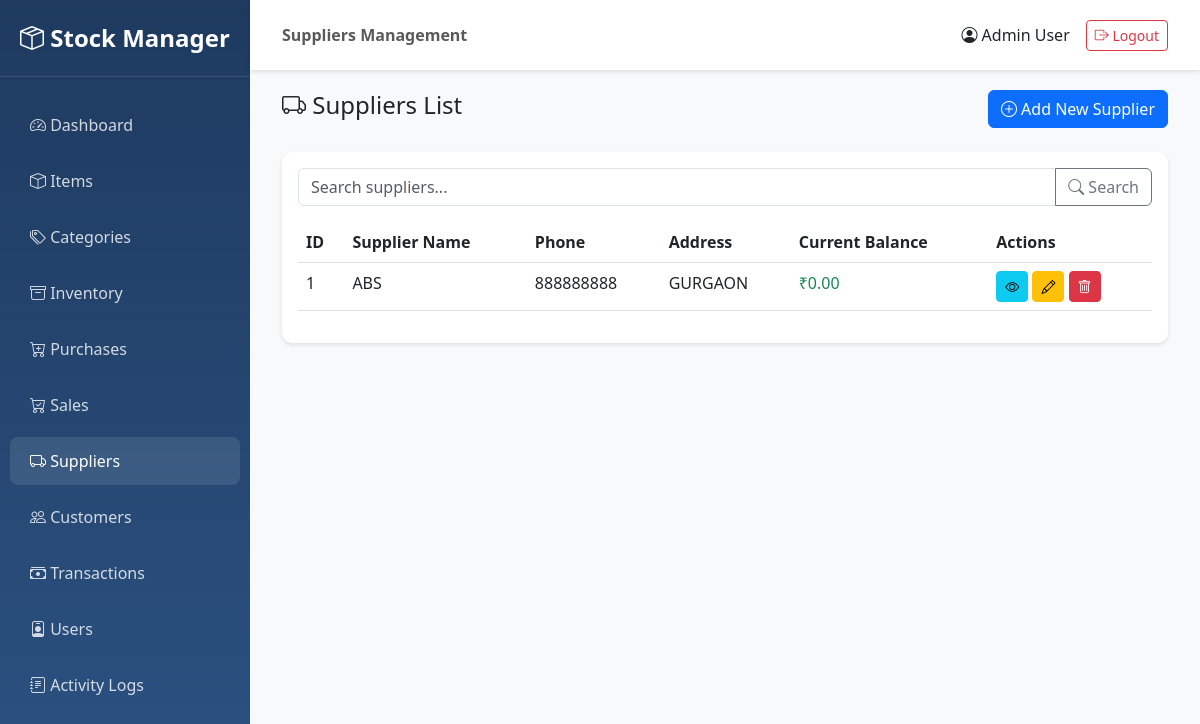
Screenshot of /suppliers/ (signed in) with the database file from the repository.
### app/models/user.py (models this page shows, shortened)
class User(UserMixin, db.Model):
    __tablename__ = 'users'
    user_id = db.Column(db.Integer, primary_key=True)
    name = db.Column(db.String(100), nullable=False)
    username = db.Column(db.String(50), unique=True, nullable=False, index=True)
    password = db.Column(db.String(255), nullable=False)
    role = db.Column(db.String(20), nullable=False, default='user')  # admin, manager, user
    status = db.Column(db.String(20), nullable=False, default='active')  # active, inactive
    created_by = db.Column(db.Integer, db.ForeignKey('users.user_id'), nullable=True)
    updated_by = db.Column(db.Integer, db.ForeignKey('users.user_id'), nullable=True)
    created_at = db.Column(db.DateTime, nullable=False, default=datetime.utcnow)
    updated_at = db.Column(db.DateTime, nullable=False, default=datetime.utcnow, onupdate=datetime.utcnow)
    logs = db.relationship('Log', backref='user', lazy='dynamic')
    def is_admin(self):
        return self.role == 'admin'

### app/models/supplier.py (models this page shows, shortened)
class Supplier(db.Model):
    __tablename__ = 'suppliers'
    supplier_id = db.Column(db.Integer, primary_key=True)
    supplier_name = db.Column(db.String(200), nullable=False, index=True)
    phone = db.Column(db.String(20), nullable=True)
    address = db.Column(db.Text, nullable=True)
    current_balance = db.Column(db.Float, nullable=False, default=0.0)
    created_by = db.Column(db.Integer, db.ForeignKey('users.user_id'), nullable=True)
    updated_by = db.Column(db.Integer, db.ForeignKey('users.user_id'), nullable=True)
    created_at = db.Column(db.DateTime, nullable=False, default=datetime.utcnow)
    updated_at = db.Column(db.DateTime, nullable=False, default=datetime.utcnow, onupdate=datetime.utcnow)
    purchases = db.relationship('Purchase', backref='supplier', lazy='dynamic')

### app/routes/suppliers.py (the view)
@suppliers_bp.route('/')
@login_required
def list_suppliers():
    page = request.args.get('page', 1, type=int)
    search = request.args.get('search', '')
    query = Supplier.query
    if search:
        query = query.filter(Supplier.supplier_name.ilike(f'%{search}%'))
    suppliers = query.paginate(page=page, per_page=20, error_out=False)
    return render_template('suppliers/list.html', suppliers=suppliers, search=search)

### app/templates/suppliers/list.html (shortened to what this page needs)
{% extends "base.html" %}
{% block page_title %}Suppliers Management{% endblock %}
{% block content %}
<div class="container-fluid">
    <div class="d-flex justify-content-between align-items-center mb-4">
        <h4><i class="bi bi-truck"></i> Suppliers List</h4>
        <a href="{{ url_for('suppliers.create_supplier') }}" class="btn btn-primary">
            <i class="bi bi-plus-circle"></i> Add New Supplier
        </a>
    </div>
    <div class="card">
        <div class="card-body">
            <form method="GET" class="mb-3">
                <div class="input-group">
                    <input type="text" name="search" class="form-control" placeholder="Search suppliers..." value="{{ search }}">
                    <button class="btn btn-outline-secondary" type="submit">
                        <i class="bi bi-search"></i> Search
                    </button>
                </div>
            </form>
            <div class="table-responsive">
                <table class="table table-hover">
                    <thead>
                        <tr>
                            <th>ID</th>
                            <th>Supplier Name</th>
                            <th>Phone</th>
                            <th>Address</th>
                            <th>Current Balance</th>
                            <th>Actions</th>
                        </tr>
                    </thead>
                    <tbody>
                        {% for supplier in suppliers.items %}
                        <tr>
                            <td>{{ supplier.supplier_id }}</td>
                            <td>{{ supplier.supplier_name }}</td>
                            <td>{{ supplier.phone or '-' }}</td>
                            <td>{{ supplier.address or '-' }}</td>
                            <td>
                                {% if supplier.current_balance > 0 %}
                                    <span class="text-danger">₹{{ "%.2f"|format(supplier.current_balance) }}</span>
                                {% else %}
                                    <span class="text-success">₹0.00</span>
                                {% endif %}
                            </td>
                            <td>
                                <a href="{{ url_for('suppliers.view_supplier', supplier_id=supplier.supplier_id) }}" class="btn btn-sm btn-info">
                                    <i class="bi bi-eye"></i>
                                </a>
                                <a href="{{ url_for('suppliers.edit_supplier', supplier_id=supplier.supplier_id) }}" class="btn btn-sm btn-warning">
                                    <i class="bi bi-pencil"></i>
                                </a>
                                <form method="POST" action="{{ url_for('suppliers.delete_supplier', supplier_id=supplier.supplier_id) }}" style="display:inline;">
                                    <button type="submit" class="btn btn-sm btn-danger" onclick="return confirm('Are you sure?')">
                                        <i class="bi bi-trash"></i>
                                    </button>
                                </form>
                            </td>
                        </tr>
                        {% endfor %}
                    </tbody>
                </table>
            </div>
        </div>
    </div>
</div>
{% endblock %}

### app/templates/base.html (shortened to what this page needs)
<!DOCTYPE html>
<html lang="en">
<head>
    <link href="https://cdn.jsdelivr.net/npm/bootstrap@5.3.0/dist/css/bootstrap.min.css" rel="stylesheet">
    <link rel="stylesheet" href="https://cdn.jsdelivr.net/npm/bootstrap-icons@1.11.0/font/bootstrap-icons.css">
</head>
<body>
    {% if current_user.is_authenticated %}
    <div class="sidebar">
        <div class="brand-logo">
            <i class="bi bi-box-seam"></i> Stock Manager
        </div>
        <ul class="nav flex-column">
            <li class="nav-item">
                <a class="nav-link {% if request.endpoint == 'main.dashboard' %}active{% endif %}" href="{{ url_for('main.dashboard') }}">
                    <i class="bi bi-speedometer2"></i> Dashboard
                </a>
            </li>
            <li class="nav-item">
                <a class="nav-link {% if 'items' in request.endpoint %}active{% endif %}" href="{{ url_for('items.list_items') }}">
                    <i class="bi bi-box"></i> Items
                </a>
            </li>
            <li class="nav-item">
                <a class="nav-link {% if 'categories' in request.endpoint %}active{% endif %}" href="{{ url_for('categories.list_categories') }}">
                    <i class="bi bi-tags"></i> Categories
                </a>
            </li>
            <li class="nav-item">
                <a class="nav-link {% if 'inventory' in request.endpoint %}active{% endif %}" href="{{ url_for('inventory.list_inventory') }}">
                    <i class="bi bi-archive"></i> Inventory
                </a>
            </li>
            <li class="nav-item">
                <a class="nav-link {% if 'purchases' in request.endpoint %}active{% endif %}" href="{{ url_for('purchases.list_purchases') }}">
                    <i class="bi bi-cart-plus"></i> Purchases
                </a>
            </li>
            <li class="nav-item">
                <a class="nav-link {% if 'sales' in request.endpoint %}active{% endif %}" href="{{ url_for('sales.list_sales') }}">
                    <i class="bi bi-cart-check"></i> Sales
                </a>
            </li>
            <li class="nav-item">
                <a class="nav-link {% if 'suppliers' in request.endpoint %}active{% endif %}" href="{{ url_for('suppliers.list_suppliers') }}">
                    <i class="bi bi-truck"></i> Suppliers
                </a>
            </li>
            <li class="nav-item">
                <a class="nav-link {% if 'customers' in request.endpoint %}active{% endif %}" href="{{ url_for('customers.list_customers') }}">
                    <i class="bi bi-people"></i> Customers
                </a>
            </li>
            <li class="nav-item">
                <a class="nav-link {% if 'money' in request.endpoint %}active{% endif %}" href="{{ url_for('money.list_transactions') }}">
                    <i class="bi bi-cash-stack"></i> Transactions
                </a>
            </li>
            {% if current_user.is_admin() %}
            <li class="nav-item">
                <a class="nav-link {% if 'users' in request.endpoint %}active{% endif %}" href="{{ url_for('users.list_users') }}">
                    <i class="bi bi-person-badge"></i> Users
                </a>
            </li>
            <li class="nav-item">
                <a class="nav-link {% if 'logs' in request.endpoint %}active{% endif %}" href="{{ url_for('logs.list_logs') }}">
                    <i class="bi bi-journal-text"></i> Activity Logs
                </a>
            </li>
            {% endif %}
        </ul>
    </div>
    <nav class="navbar navbar-top">
        <div class="container-fluid">
            <span class="navbar-text">
                <strong>{% block page_title %}{% endblock %}</strong>
            </span>
            <div class="d-flex align-items-center">
                <span class="me-3">
                    <i class="bi bi-person-circle"></i> {{ current_user.name }}
                </span>
                <a href="{{ url_for('auth.logout') }}" class="btn btn-outline-danger btn-sm">
                    <i class="bi bi-box-arrow-right"></i> Logout
                </a>
            </div>
        </div>
    </nav>
    <div class="main-content">
        {% block content %}{% endblock %}
    </div>
    {% endif %}
</body>
</html>

### app/templates/base.html (style rules this page uses)
:root { --sidebar-width: 250px; }
body { font-family: 'Segoe UI', Tahoma, Geneva, Verdana, sans-serif; }
.sidebar { position: fixed; top: 0; left: 0; height: 100vh; width: var(--sidebar-width); background: linear-gradient(180deg, #1e3a5f 0%, #2c5282 100%); padding-top: 20px; overflow-y: auto; }
.sidebar .nav-link { color: rgba(255, 255, 255, 0.8); padding: 12px 20px; margin: 4px 10px; border-radius: 8px; transition: all 0.3s; }
.sidebar .nav-link:hover, .sidebar .nav-link.active { background: rgba(255, 255, 255, 0.1); color: white; }
.main-content { margin-left: var(--sidebar-width); padding: 20px; min-height: 100vh; background: #f8f9fa; }
.card { border: none; border-radius: 10px; box-shadow: 0 2px 4px rgba(0,0,0,0.1); margin-bottom: 20px; }
.navbar-top { margin-left: var(--sidebar-width); background: white; box-shadow: 0 2px 4px rgba(0,0,0,0.1); padding: 15px 20px; }
.brand-logo { color: white; font-size: 1.5rem; font-weight: bold; padding: 0 20px 20px; margin-bottom: 20px; border-bottom: 1px solid rgba(255,255,255,0.1); }

### rows the page displays
User: name "Admin User"
Supplier: supplier_id "1", supplier_name "ABS", phone "888888888", address "GURGAON", current_balance "₹0.00"
